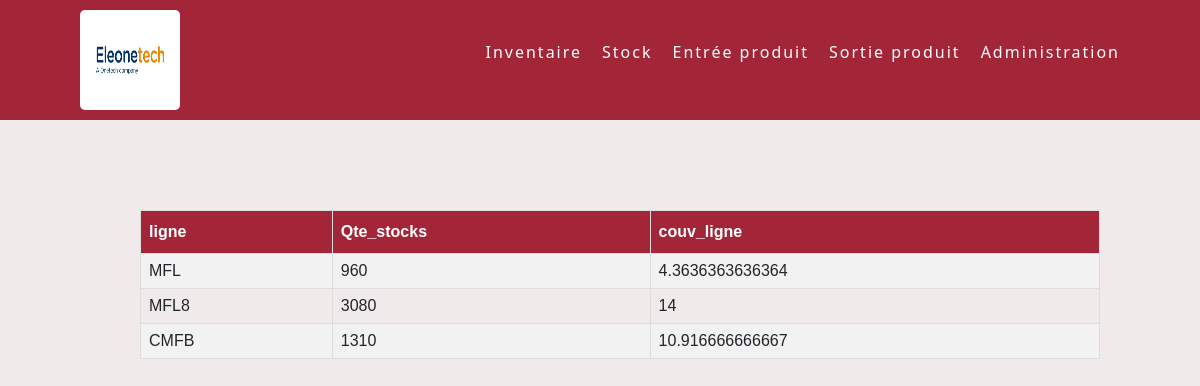
Screenshot of /pfe/stock.php with the database file from the repository.
### tables this page shows
CREATE TABLE IF NOT EXISTS `produit` (
  `id-produit` int(255) NOT NULL,
  `refp` varchar(50) NOT NULL,
  `ligne` varchar(50) NOT NULL,
  `cadence` int(11) NOT NULL,
  PRIMARY KEY (`id-produit`),
  KEY `refp` (`refp`)
);

### pfe/stock.php (the view, shortened to what this page needs)
<html>
    <head>
        <link href="https://cdn.jsdelivr.net/npm/bootstrap@5.1.3/dist/css/bootstrap.min.css" rel="stylesheet">
        <link rel="stylesheet" href="./css/inventaire.css">
    </head>
    <body>
        <header >
            <img class="logo" src="./images/logo eot.jpg" alt="">
            <ul>
              <li><a href="./inventaire.php">Inventaire</a></li>
              <li><a href="./stock.php">Stock</a></li>
              <li><a href="./entree.php">Entrée produit</a></li>
              <li><a href="./sortie.php">Sortie produit</a></li>
              <li><a href="./administration.php">Administration</a></li>
           </ul>
        </header>
           <section>
            <article>
                <?php
           $servername = "localhost";
           $username = "root";
           $password = "";
           $dbname = "gestion de stock psf";
           $conn = mysqli_connect($servername, $username, $password, $dbname);
            $sql = "SELECT * FROM produit";
            $result = $conn->query($sql);
            if ($result->num_rows > 0) {
               ?>
               <table id="customers">
                 <tr>
                <th>ligne</th>
                <th>Qte_stocks</th>
                <th>couv_ligne</th>
              </tr>
               <?php
                $sql2 = "SELECT * FROM stock where ligne ='MFL'";
                $result2 = $conn->query($sql2);
                $sql3 = "SELECT * FROM stock where ligne ='MFL8'";
                $result3 = $conn->query($sql3);
                $sql4 = "SELECT * FROM stock where ligne ='CMFB'";
                $result4 = $conn->query($sql4);
                $somme=0;
                $somme1=0;
                $somme4=0;
             while($row = $result->fetch_assoc())
                {
                  ?>
                  <tr>
          <td><?php echo $row['ligne'] ;?></td>
          <td>
          <?php
                  while($row2 = $result2->fetch_assoc())
                  { $somme=$somme+(int)$row2['qte_stocke'];}
                  while($row3 = $result3->fetch_assoc())
                  { $somme1=$somme1+(int)$row3['qte_stocke'];
                  }
                  while($row4 = $result4->fetch_assoc())
                { $somme4=$somme4+(int)$row4['qte_stocke'];
                }
                if($row['ligne']=="MFL"){
                  echo $somme;
                }
                if($row['ligne']=="MFL8"){
                  echo $somme1;
                }
                if($row['ligne']=="CMFB"){
                  echo $somme4;
                }
                  ?>
        </td>
          <td><?php
          if($row['ligne']=="MFL"){
            echo $somme/220;
          }
          if($row['ligne']=="MFL8"){
            echo $somme1/220;
          }
          if($row['ligne']=="CMFB"){
            echo $somme4/120;
          }
          ?></td>
          </tr>
          <?php
                        }
              }
            else {
              echo "0 results";
            }
            ?>
            </table>
                </article>
            </section>
    </body>
</html>

### pfe/css/inventaire.css (style rules this page uses)
body { background-color: #f1eaea; }
header { position: fixed; top: 0; left: 0; width: 100%; display: flex; justify-content: space-between; align-items: center; transition: 0.6s; padding: 10px 80px; z-index: 10000; background-color:#A32638; }
header .logo { position: relative; font-weight: bold; color:white; text-decoration: none; font-size: 40px; text-transform: uppercase; letter-spacing: 2px; transition: 0.6s; }
header ul { position: relative; display: flex; justify-content: center; align-items: center; }
header ul li { position: relative; list-style: none; }
header ul li a { position: relative; margin: 0 0 0 20px; text-decoration: none; color:white; letter-spacing: 2px; font-weight: 500; }
.logo { width: 100px; height: 100px; float: left; border-radius: 5px 5px 5px; }
#customers { margin-left: 140px; margin-top: 210px; font-family: Arial, Helvetica, sans-serif; border-collapse: collapse; width: 80%; }
#customers td, #customers th { border: 1px solid #ddd; padding: 8px; }
#customers tr:nth-child(even) { background-color: #f2f2f2; }
#customers th { padding-top: 12px; padding-bottom: 12px; text-align: left; background-color: #A32638; color: white; }

### rows the page displays
produit: ligne "MFL", somme "960", somme "4.3636363636364"
produit: ligne "MFL8", somme1 "3080", somme1 "14"
produit: ligne "CMFB", somme4 "1310", somme4 "10.916666666667"
